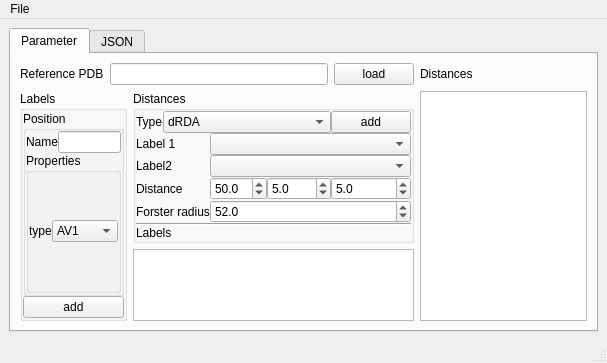
<?xml version="1.0" encoding="UTF-8"?>
<ui version="4.0">
 <class>MainWindow</class>
 <widget class="QMainWindow" name="MainWindow">
  <property name="geometry">
   <rect>
    <x>0</x>
    <y>0</y>
    <width>607</width>
    <height>348</height>
   </rect>
  </property>
  <property name="windowTitle">
   <string>MainWindow</string>
  </property>
  <widget class="QWidget" name="centralwidget">
   <layout class="QVBoxLayout" name="verticalLayout_2">
    <item>
     <widget class="QTabWidget" name="tabWidget">
      <property name="currentIndex">
       <number>0</number>
      </property>
      <widget class="QWidget" name="tab">
       <attribute name="title">
        <string>Parameter</string>
       </attribute>
       <layout class="QGridLayout" name="gridLayout_4">
        <item row="0" column="0" colspan="2">
         <layout class="QHBoxLayout" name="horizontalLayout_2">
          <item>
           <widget class="QLabel" name="label">
            <property name="sizePolicy">
             <sizepolicy hsizetype="Fixed" vsizetype="Preferred">
              <horstretch>0</horstretch>
              <verstretch>0</verstretch>
             </sizepolicy>
            </property>
            <property name="text">
             <string>Reference PDB</string>
            </property>
           </widget>
          </item>
          <item>
           <widget class="QLineEdit" name="lineEdit">
            <property name="readOnly">
             <bool>true</bool>
            </property>
           </widget>
          </item>
          <item>
           <widget class="QPushButton" name="pushButton">
            <property name="text">
             <string>load</string>
            </property>
           </widget>
          </item>
         </layout>
        </item>
        <item row="2" column="1">
         <widget class="QListWidget" name="listWidget"/>
        </item>
        <item row="1" column="2" rowspan="2" colspan="2">
         <widget class="QListWidget" name="listWidget_2"/>
        </item>
        <item row="1" column="1">
         <widget class="QGroupBox" name="groupBox_4">
          <property name="title">
           <string>Distances</string>
          </property>
          <layout class="QGridLayout" name="gridLayout_3">
           <property name="margin">
            <number>0</number>
           </property>
           <property name="spacing">
            <number>0</number>
           </property>
           <item row="6" column="0">
            <widget class="QLabel" name="label_6">
             <property name="text">
              <string>Labels</string>
             </property>
            </widget>
           </item>
           <item row="0" column="0" colspan="5">
            <layout class="QHBoxLayout" name="horizontalLayout">
             <property name="spacing">
              <number>0</number>
             </property>
             <item>
              <widget class="QLabel" name="label_4">
               <property name="text">
                <string>Type</string>
               </property>
              </widget>
             </item>
             <item>
              <widget class="QComboBox" name="comboBox_3">
               <property name="sizePolicy">
                <sizepolicy hsizetype="MinimumExpanding" vsizetype="Fixed">
                 <horstretch>0</horstretch>
                 <verstretch>0</verstretch>
                </sizepolicy>
               </property>
               <item>
                <property name="text">
                 <string>dRDA</string>
                </property>
               </item>
               <item>
                <property name="text">
                 <string>dRDAE</string>
                </property>
               </item>
               <item>
                <property name="text">
                 <string>dRMP</string>
                </property>
               </item>
              </widget>
             </item>
            </layout>
           </item>
           <item row="3" column="4">
            <widget class="QDoubleSpinBox" name="doubleSpinBox_2">
             <property name="decimals">
              <number>1</number>
             </property>
             <property name="maximum">
              <double>9999.000000000000000</double>
             </property>
             <property name="value">
              <double>5.000000000000000</double>
             </property>
            </widget>
           </item>
           <item row="4" column="0" colspan="2">
            <widget class="QLabel" name="label_9">
             <property name="text">
              <string>Forster radius</string>
             </property>
            </widget>
           </item>
           <item row="3" column="2" colspan="2">
            <widget class="QDoubleSpinBox" name="doubleSpinBox">
             <property name="decimals">
              <number>1</number>
             </property>
             <property name="maximum">
              <double>999.000000000000000</double>
             </property>
             <property name="value">
              <double>50.000000000000000</double>
             </property>
            </widget>
           </item>
           <item row="4" column="2" colspan="4">
            <widget class="QDoubleSpinBox" name="doubleSpinBox_4">
             <property name="decimals">
              <number>1</number>
             </property>
             <property name="maximum">
              <double>999.000000000000000</double>
             </property>
             <property name="singleStep">
              <double>0.500000000000000</double>
             </property>
             <property name="value">
              <double>52.000000000000000</double>
             </property>
            </widget>
           </item>
           <item row="0" column="5">
            <widget class="QPushButton" name="pushButton_3">
             <property name="sizePolicy">
              <sizepolicy hsizetype="Minimum" vsizetype="Fixed">
               <horstretch>0</horstretch>
               <verstretch>0</verstretch>
              </sizepolicy>
             </property>
             <property name="text">
              <string>add</string>
             </property>
            </widget>
           </item>
           <item row="1" column="0">
            <widget class="QLabel" name="label_3">
             <property name="text">
              <string>Label 1</string>
             </property>
            </widget>
           </item>
           <item row="3" column="5">
            <widget class="QDoubleSpinBox" name="doubleSpinBox_3">
             <property name="decimals">
              <number>1</number>
             </property>
             <property name="maximum">
              <double>99999.000000000000000</double>
             </property>
             <property name="value">
              <double>5.000000000000000</double>
             </property>
            </widget>
           </item>
           <item row="2" column="0">
            <widget class="QLabel" name="label_5">
             <property name="text">
              <string>Label2</string>
             </property>
            </widget>
           </item>
           <item row="3" column="0" colspan="2">
            <widget class="QLabel" name="label_8">
             <property name="sizePolicy">
              <sizepolicy hsizetype="Fixed" vsizetype="Preferred">
               <horstretch>0</horstretch>
               <verstretch>0</verstretch>
              </sizepolicy>
             </property>
             <property name="text">
              <string>Distance </string>
             </property>
            </widget>
           </item>
           <item row="1" column="2" colspan="4">
            <widget class="QComboBox" name="comboBox_2">
             <property name="sizePolicy">
              <sizepolicy hsizetype="MinimumExpanding" vsizetype="Fixed">
               <horstretch>0</horstretch>
               <verstretch>0</verstretch>
              </sizepolicy>
             </property>
            </widget>
           </item>
           <item row="2" column="2" colspan="4">
            <widget class="QComboBox" name="comboBox_4">
             <property name="sizePolicy">
              <sizepolicy hsizetype="Expanding" vsizetype="Fixed">
               <horstretch>0</horstretch>
               <verstretch>0</verstretch>
              </sizepolicy>
             </property>
            </widget>
           </item>
           <item row="5" column="0" colspan="6">
            <widget class="Line" name="line">
             <property name="orientation">
              <enum>Qt::Horizontal</enum>
             </property>
            </widget>
           </item>
          </layout>
         </widget>
        </item>
        <item row="1" column="0" rowspan="2">
         <widget class="QGroupBox" name="groupBox_2">
          <property name="sizePolicy">
           <sizepolicy hsizetype="Preferred" vsizetype="Minimum">
            <horstretch>0</horstretch>
            <verstretch>0</verstretch>
           </sizepolicy>
          </property>
          <property name="title">
           <string>Labels</string>
          </property>
          <layout class="QGridLayout" name="gridLayout">
           <property name="margin">
            <number>0</number>
           </property>
           <property name="spacing">
            <number>0</number>
           </property>
           <item row="1" column="0">
            <widget class="QPushButton" name="pushButton_2">
             <property name="sizePolicy">
              <sizepolicy hsizetype="Minimum" vsizetype="Fixed">
               <horstretch>0</horstretch>
               <verstretch>0</verstretch>
              </sizepolicy>
             </property>
             <property name="maximumSize">
              <size>
               <width>16777215</width>
               <height>16777215</height>
              </size>
             </property>
             <property name="text">
              <string>add</string>
             </property>
            </widget>
           </item>
           <item row="0" column="0">
            <widget class="QGroupBox" name="groupBox">
             <property name="sizePolicy">
              <sizepolicy hsizetype="Expanding" vsizetype="Preferred">
               <horstretch>0</horstretch>
               <verstretch>0</verstretch>
              </sizepolicy>
             </property>
             <property name="title">
              <string>Position</string>
             </property>
             <layout class="QGridLayout" name="gridLayout_5">
              <property name="margin">
               <number>0</number>
              </property>
              <property name="spacing">
               <number>0</number>
              </property>
              <item row="3" column="0" colspan="3">
               <layout class="QVBoxLayout" name="verticalLayout_3">
                <property name="spacing">
                 <number>0</number>
                </property>
               </layout>
              </item>
              <item row="1" column="0">
               <widget class="QLabel" name="label_7">
                <property name="text">
                 <string>Name</string>
                </property>
               </widget>
              </item>
              <item row="1" column="1">
               <widget class="QLineEdit" name="lineEdit_2"/>
              </item>
              <item row="4" column="0" colspan="2">
               <widget class="QGroupBox" name="groupBox_3">
                <property name="sizePolicy">
                 <sizepolicy hsizetype="Expanding" vsizetype="Preferred">
                  <horstretch>0</horstretch>
                  <verstretch>0</verstretch>
                 </sizepolicy>
                </property>
                <property name="title">
                 <string>Properties</string>
                </property>
                <layout class="QGridLayout" name="gridLayout_2">
                 <property name="margin">
                  <number>0</number>
                 </property>
                 <property name="spacing">
                  <number>0</number>
                 </property>
                 <item row="0" column="0">
                  <widget class="QLabel" name="label_2">
                   <property name="text">
                    <string>type</string>
                   </property>
                  </widget>
                 </item>
                 <item row="0" column="1">
                  <widget class="QComboBox" name="comboBox">
                   <property name="sizePolicy">
                    <sizepolicy hsizetype="Expanding" vsizetype="Fixed">
                     <horstretch>0</horstretch>
                     <verstretch>0</verstretch>
                    </sizepolicy>
                   </property>
                   <item>
                    <property name="text">
                     <string>AV1</string>
                    </property>
                   </item>
                   <item>
                    <property name="text">
                     <string>AV0</string>
                    </property>
                   </item>
                   <item>
                    <property name="text">
                     <string>AV3</string>
                    </property>
                   </item>
                  </widget>
                 </item>
                 <item row="1" column="0" colspan="3">
                  <layout class="QVBoxLayout" name="verticalLayout_4"/>
                 </item>
                </layout>
               </widget>
              </item>
             </layout>
            </widget>
           </item>
          </layout>
         </widget>
        </item>
        <item row="0" column="2">
         <widget class="QLabel" name="label_10">
          <property name="text">
           <string>Distances</string>
          </property>
         </widget>
        </item>
       </layout>
      </widget>
      <widget class="QWidget" name="tab_2">
       <attribute name="title">
        <string>JSON</string>
       </attribute>
       <layout class="QVBoxLayout" name="verticalLayout">
        <item>
         <widget class="QTextEdit" name="textEdit_2">
          <property name="verticalScrollBarPolicy">
           <enum>Qt::ScrollBarAlwaysOn</enum>
          </property>
          <property name="readOnly">
           <bool>true</bool>
          </property>
         </widget>
        </item>
       </layout>
      </widget>
     </widget>
    </item>
   </layout>
  </widget>
  <widget class="QMenuBar" name="menubar">
   <property name="geometry">
    <rect>
     <x>0</x>
     <y>0</y>
     <width>607</width>
     <height>21</height>
    </rect>
   </property>
   <widget class="QMenu" name="menuFIle">
    <property name="title">
     <string>File</string>
    </property>
    <addaction name="actionNew"/>
    <addaction name="actionLoad"/>
    <addaction name="separator"/>
    <addaction name="action_save"/>
    <addaction name="actionSave_as"/>
    <addaction name="actionClear"/>
   </widget>
   <addaction name="menuFIle"/>
  </widget>
  <widget class="QStatusBar" name="statusbar"/>
  <action name="actionLoad">
   <property name="icon">
    <iconset resource="../ui/rescource.qrc">
     <normaloff>:/icons/icons/document-open.svg</normaloff>:/icons/icons/document-open.svg</iconset>
   </property>
   <property name="text">
    <string>Load</string>
   </property>
  </action>
  <action name="action_save">
   <property name="icon">
    <iconset resource="../ui/rescource.qrc">
     <normaloff>:/icons/icons/Document-save.svg</normaloff>:/icons/icons/Document-save.svg</iconset>
   </property>
   <property name="text">
    <string>Save</string>
   </property>
  </action>
  <action name="actionNew">
   <property name="icon">
    <iconset resource="../ui/rescource.qrc">
     <normaloff>:/icons/document-new.svg</normaloff>:/icons/document-new.svg</iconset>
   </property>
   <property name="text">
    <string>New</string>
   </property>
  </action>
  <action name="actionSave_as">
   <property name="text">
    <string>Save-as</string>
   </property>
  </action>
  <action name="actionClear">
   <property name="icon">
    <iconset resource="../ui/rescource.qrc">
     <normaloff>:/icons/icons/edit-clear.svg</normaloff>:/icons/icons/edit-clear.svg</iconset>
   </property>
   <property name="text">
    <string>Clear</string>
   </property>
  </action>
 </widget>
 <resources>
  <include location="../ui/rescource.qrc"/>
 </resources>
 <connections/>
</ui>
